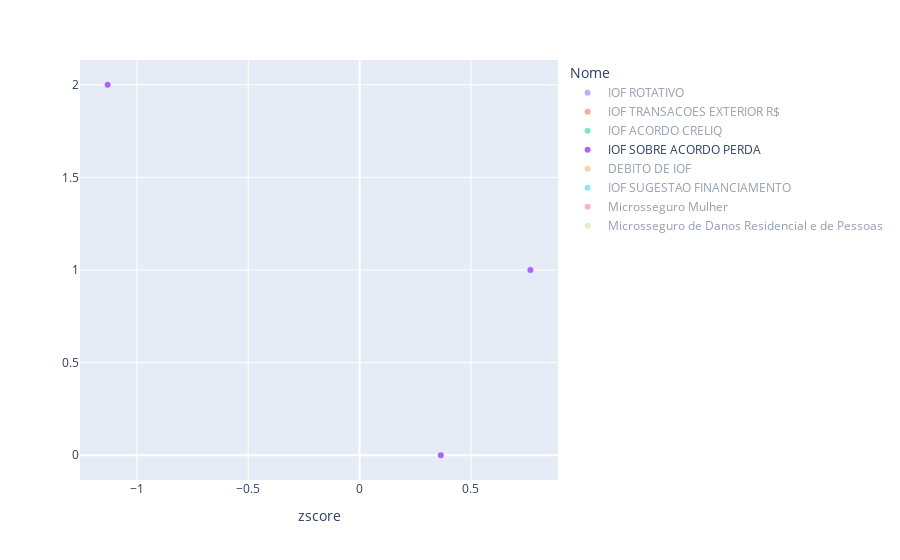

Write notebook code for a chart like this one.
### Code cell
import plotly.express as px
fig = px.scatter(finaldebito, x="zscore", color="Nome")
fig.show()

### Figure 1 — Plotly figure (JSON) as saved in the notebook; plotly's stock layout.template omitted (floating-point values rounded to 4 significant figures)
{"data": [{"hovertemplate": "Nome=IOF ROTATIVO<br>zscore=%{x}<extra></extra>", "legendgroup": "IOF ROTATIVO", "marker": {"color": "#636efa", "symbol": "circle"}, "mode": "markers", "name": "IOF ROTATIVO", "showlegend": true, "type": "scatter", "visible": "legendonly", "x": [0.7071, -0.7071], "xaxis": "x", "yaxis": "y"}, {"hovertemplate": "Nome=IOF TRANSACOES EXTERIOR R$<br>zscore=%{x}<extra></extra>", "legendgroup": "IOF TRANSACOES EXTERIOR R$", "marker": {"color": "#EF553B", "symbol": "circle"}, "mode": "markers", "name": "IOF TRANSACOES EXTERIOR R$", "showlegend": true, "type": "scatter", "visible": "legendonly", "x": [0.7071, -0.7071], "xaxis": "x", "yaxis": "y"}, {"hovertemplate": "Nome=IOF ACORDO CRELIQ<br>zscore=%{x}<extra></extra>", "legendgroup": "IOF ACORDO CRELIQ", "marker": {"color": "#00cc96", "symbol": "circle"}, "mode": "markers", "name": "IOF ACORDO CRELIQ", "showlegend": true, "type": "scatter", "visible": "legendonly", "x": [0.493, 0.6578, -1.151], "xaxis": "x", "yaxis": "y"}, {"hovertemplate": "Nome=IOF SOBRE ACORDO PERDA<br>zscore=%{x}<extra></extra>", "legendgroup": "IOF SOBRE ACORDO PERDA", "marker": {"color": "#ab63fa", "symbol": "circle"}, "mode": "markers", "name": "IOF SOBRE ACORDO PERDA", "showlegend": true, "type": "scatter", "visible": true, "x": [0.3645, 0.7666, -1.131], "xaxis": "x", "yaxis": "y"}, {"hovertemplate": "Nome=DEBITO DE IOF<br>zscore=%{x}<extra></extra>", "legendgroup": "DEBITO DE IOF", "marker": {"color": "#FFA15A", "symbol": "circle"}, "mode": "markers", "name": "DEBITO DE IOF", "showlegend": true, "type": "scatter", "visible": "legendonly", "x": [0.4389, 0.7055, -1.144], "xaxis": "x", "yaxis": "y"}, {"hovertemplate": "Nome=IOF SUGESTAO FINANCIAMENTO<br>zscore=%{x}<extra></extra>", "legendgroup": "IOF SUGESTAO FINANCIAMENTO", "marker": {"color": "#19d3f3", "symbol": "circle"}, "mode": "markers", "name": "IOF SUGESTAO FINANCIAMENTO", "showlegend": true, "type": "scatter", "visible": "legendonly", "x": [0.7071, -0.7071], "xaxis": "x", "yaxis": "y"}, {"hovertemplate": "Nome=Microsseguro Mulher<br>zscore=%{x}<extra></extra>", "legendgroup": "Microsseguro Mulher", "marker": {"color": "#FF6692", "symbol": "circle"}, "mode": "markers", "name": "Microsseguro Mulher", "showlegend": true, "type": "scatter", "visible": "legendonly", "x": [0.7723, -1.13, 0.3573], "xaxis": "x", "yaxis": "y"}, {"hovertemplate": "Nome=Microsseguro de Danos Residencial e de Pessoas<br>zscore=%{x}<extra></extra>", "legendgroup": "Microsseguro de Danos Residencial e de Pessoas", "marker": {"color": "#B6E880", "symbol": "circle"}, "mode": "markers", "name": "Microsseguro de Danos Residencial e de Pessoas", "showlegend": true, "type": "scatter", "visible": "legendonly", "x": [0.2849, 0.8266, -1.112], "xaxis": "x", "yaxis": "y"}], "layout": {"autosize": true, "legend": {"title": {"text": "Nome"}, "tracegroupgap": 0}, "margin": {"t": 60}, "xaxis": {"anchor": "y", "autorange": true, "domain": [0, 1], "range": [-1.248, 0.8838], "title": {"text": "zscore"}, "type": "linear"}, "yaxis": {"anchor": "x", "autorange": true, "domain": [0, 1], "range": [-0.1418, 2.142]}}}
